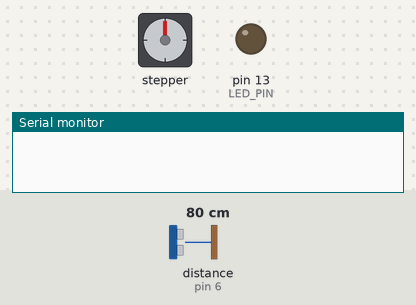
This sketch was run on a simulated Arduino Uno, built with avr-gcc and run on an emulated ATmega328P. Shown: stepper motor, output pins drawn as LEDs (lit = HIGH), the last lines printed to the serial monitor. Wiring (inferred from the names in the program): ultrasonic range finder: trigger pin 7; echo pin 6. Inputs (shaded band) come from the test bench; at power-on: distance to the obstacle (sensor on pin 6) 80 cm. The echo pulse lasts 58.3 µs per cm; stepper angles assume 200 steps per turn; pins used as bus, display or sensor lines are not drawn.

Above: at 1.2 s.
1.3 s: distance to the obstacle (sensor on pin 6) set to 13 cm
2.8 s: distance to the obstacle (sensor on pin 6) set to 10 cm
At 4.3 s:
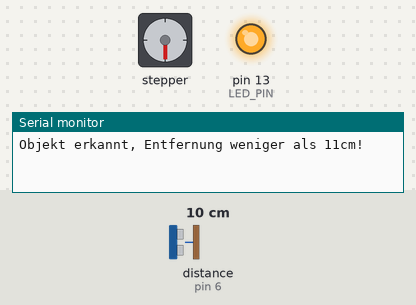
4.6 s: distance to the obstacle (sensor on pin 6) set to 18 cm
At 4.78 s:
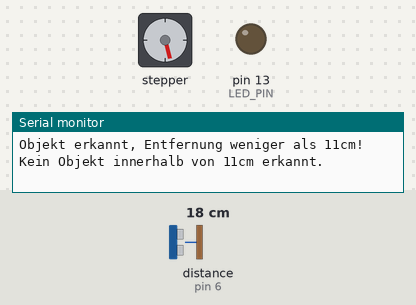
6.4 s: distance to the obstacle (sensor on pin 6) set to 2 cm
At 6.56 s:
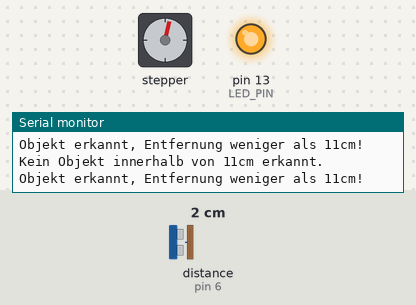
8.1 s: distance to the obstacle (sensor on pin 6) set to 35 cm
At 8.8 s:
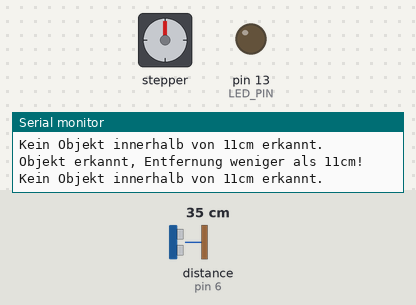
Timing chart, 0 to 10.9 s (numbered marks = the images above; inputs shaded):
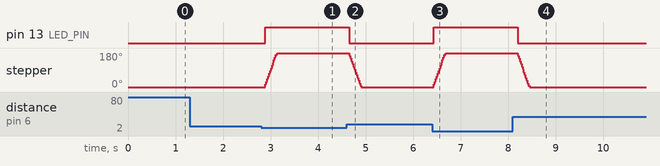

The sketch:

MailMate-Final-OhneLoRa-MitStepper.ino
```cpp
#include <Stepper.h>

// Pins definieren
#define TRIG_PIN 7  // Trig Pin für Ultraschallsensor
#define ECHO_PIN 6  // Echo Pin für Ultraschallsensor
#define LED_PIN 13  // Pin für LED
#define STEPS_PER_REV 200  // Schritte pro Umdrehung für den spezifischen Schrittmotor

// Stepper-Objekt erstellen. Pin 8, 9, 10 und 11 am Arduino sind mit den Eingangspins am L293DNE verbunden
Stepper stepper(STEPS_PER_REV, 8, 9, 10, 11);

bool ledStatus = false;
bool motorStatus = false;

void setup() {
  // Pins als Ausgang bzw. Eingang festlegen
  pinMode(TRIG_PIN, OUTPUT);
  pinMode(ECHO_PIN, INPUT);
  pinMode(LED_PIN, OUTPUT);

  // Serielle Kommunikation starten
  Serial.begin(9600);

  // Geschwindigkeit des Motors setzen
  stepper.setSpeed(120);
}

void loop() {
  // Trigger-Impuls senden
  digitalWrite(TRIG_PIN, LOW);
  delayMicroseconds(2);
  digitalWrite(TRIG_PIN, HIGH);
  delayMicroseconds(10);
  digitalWrite(TRIG_PIN, LOW);

  // Echo-Laufzeit messen
  long duration = pulseIn(ECHO_PIN, HIGH);

  // Distanz berechnen
  float distance = (duration/2) / 29.1;

  // Überprüfen, ob ein Objekt innerhalb von 11 cm ist
  if (distance < 11 && ledStatus == false) {
    digitalWrite(LED_PIN, HIGH);
    ledStatus = true;
    Serial.println("Objekt erkannt, Entfernung weniger als 11cm!");
    if (!motorStatus) {
      stepper.step(STEPS_PER_REV/2);
      motorStatus = true;
    }
  } else if(distance >= 11 && ledStatus == true){
    digitalWrite(LED_PIN, LOW);
    ledStatus = false;
    Serial.println("Kein Objekt innerhalb von 11cm erkannt.");
    if (motorStatus) {
      stepper.step(-STEPS_PER_REV/2);
      motorStatus = false;
    }
  }

  delay(100);
}
```

Measured:
- the behaviour switches between 12 and 11 cm on distance to the obstacle (sensor on pin 6) (found by bisection; images 0 and 1)
- after the input at 1.3 s, every drawn part: stays the same
- after the input at 2.8 s, pin 13 (LED_PIN): LOW → HIGH after 0.09 s; stepper: turns 180° clockwise in 0.25 s, starting after 0.09 s
- after the input at 4.6 s, pin 13 (LED_PIN): HIGH → LOW after 0.06 s; stepper: turns 180° counter-clockwise in 0.25 s, starting after 0.06 s
- after the input at 6.4 s, pin 13 (LED_PIN): LOW → HIGH at once; stepper: turns 180° clockwise in 0.25 s, starting at once
- after the input at 8.1 s, pin 13 (LED_PIN): HIGH → LOW after 0.10 s; stepper: turns 180° counter-clockwise in 0.25 s, starting after 0.10 s
